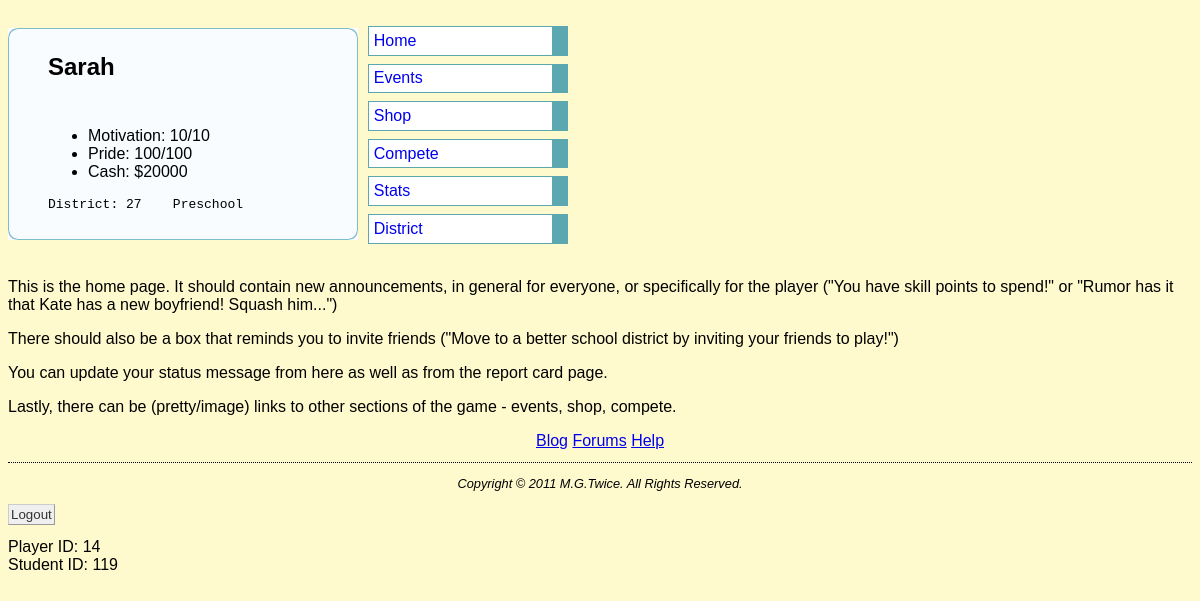
Before: /main.php (signed in) with the older database file.
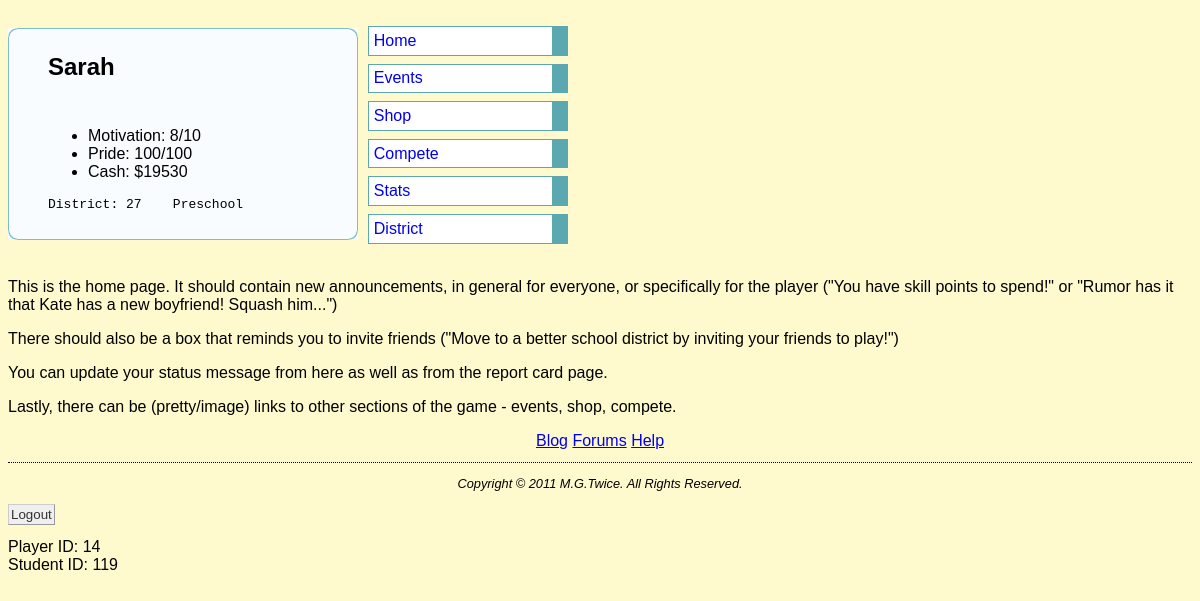
After: the same page with the newer database file.
### tables this page shows
CREATE TABLE `characters` (
  `name` varchar(20) NOT NULL,
  `gender` binary(1) NOT NULL,
  `gradeLevel` tinyint(2) NOT NULL DEFAULT '-1',
  `inappropriate` binary(1) DEFAULT NULL,
  `cash` mediumint(8) unsigned NOT NULL DEFAULT '20000',
  `maxBattle` tinyint(3) unsigned NOT NULL DEFAULT '3',
  `currBattle` tinyint(3) unsigned NOT NULL DEFAULT '3',
  `maxMotivation` tinyint(3) unsigned NOT NULL DEFAULT '10',
  `currMotivation` tinyint(3) unsigned NOT NULL DEFAULT '10',
  `maxPride` mediumint(8) unsigned NOT NULL DEFAULT '100',
  `currPride` mediumint(8) unsigned NOT NULL DEFAULT '100',
  `numWon` mediumint(8) unsigned NOT NULL DEFAULT '0',
  `numLost` mediumint(8) unsigned NOT NULL DEFAULT '0',
  `skillPoints` tinyint(3) unsigned NOT NULL DEFAULT '0',
  `burnoutTimer` datetime DEFAULT NULL,
  `round` tinyint(3) unsigned NOT NULL DEFAULT '0',
  `studentID` int(10) unsigned NOT NULL AUTO_INCREMENT,
  `pianoMultiplier` float NOT NULL DEFAULT '1',
  `pianoSkillLevel` tinyint(3) unsigned NOT NULL DEFAULT '1',
  `violinMultiplier` float NOT NULL DEFAULT '1',
  `violinSkillLevel` tinyint(3) unsigned NOT NULL DEFAULT '1',
  `athleticsMultiplier` float NOT NULL DEFAULT '1',
  `athleticsSkillLevel` tinyint(3) unsigned NOT NULL DEFAULT '1',
  `danceMultiplier` float NOT NULL DEFAULT '1',
  `danceSkillLevel` tinyint(3) unsigned NOT NULL DEFAULT '1',
  `languageMultiplier` float NOT NULL DEFAULT '1',
  `languageSkillLevel` tinyint(3) unsigned NOT NULL DEFAULT '1',
  `scienceMultiplier` float NOT NULL DEFAULT '1',
  `scienceSkillLevel` tinyint(3) unsigned NOT NULL DEFAULT '1',
  `mathMultiplier` float NOT NULL DEFAULT '1',
  `mathSkillLevel` tinyint(3) unsigned NOT NULL DEFAULT '1',
  `historyMultiplier` float NOT NULL DEFAULT '1',
  `historySkillLevel` tinyint(3) unsigned NOT NULL DEFAULT '1',
  `chineseMultiplier` float NOT NULL DEFAULT '1',
  `chineseSkillLevel` tinyint(3) unsigned NOT NULL DEFAULT '1',
  `chineseEXP` smallint(5) unsigned NOT NULL DEFAULT '0',
  `mathEXP` smallint(5) unsigned NOT NULL DEFAULT '0',
  `languageEXP` smallint(5) unsigned NOT NULL DEFAULT '0',
  `scienceEXP` smallint(5) unsigned NOT NULL DEFAULT '0',
  `historyEXP` smallint(5) unsigned NOT NULL DEFAULT '0',
  `athleticsEXP` smallint(5) unsigned NOT NULL DEFAULT '0',
  `danceEXP` smallint(5) unsigned NOT NULL DEFAULT '0',
  `violinEXP` smallint(5) unsigned NOT NULL DEFAULT '0',
  `pianoEXP` smallint(5) unsigned NOT NULL DEFAULT '0',
  `lastAction` int(10) unsigned DEFAULT NULL,
  PRIMARY KEY (`studentID`),
  UNIQUE KEY `name_2` (`name`),
  KEY `name` (`name`),
  KEY `inappropriate` (`inappropriate`)
);

CREATE TABLE `accounts` (
  `playerID` int(10) unsigned NOT NULL AUTO_INCREMENT,
  `password` varchar(20) NOT NULL,
  `studentID` int(10) unsigned NOT NULL,
  PRIMARY KEY (`playerID`),
  KEY `studentID` (`studentID`)
);

### botm_functions.php (called while the page is built, shortened)
<?php
  function queryMysql($query) {
    $result = mysql_query($query) or die(mysql_error());
    return $result;
  }
?>

### main.php (the view)
<?php
  require_once 'header.php';
  echo <<<_HTML
<p>This is the home page. It should contain new announcements, in general for everyone, or specifically for the player ("You have skill points to spend!" or "Rumor has it that Kate has a new boyfriend! Squash him...")
<p>There should also be a box that reminds you to invite friends ("Move to a better school district by inviting your friends to play!")
<p>You can update your status message from here as well as from the report card page.
<p>Lastly, there can be (pretty/image) links to other sections of the game - events, shop, compete.
<center><a href="blog.html">Blog</a>
        <a href="forums.html">Forums</a>
        <a href="help.html">Help</a>
<address>Copyright &copy 2011 M.G.Twice. All Rights Reserved.</address>
</center>
<form action="logout.php" method="post"><pre>
<input type="submit" value="Logout" />
</pre></form>
Player ID: $playerID<br>
Student ID: $studentID
</body>
</html>
_HTML;
?>

### header.php (shortened to what this page needs)
<?php
  require_once 'botm_functions.php';
  if(isset($_SESSION['playerID'])) {
    $playerID = $_SESSION['playerID'];
    $query = "SELECT * FROM accounts WHERE playerID='$playerID'";
    $result = queryMysql($query);
    $row = mysql_fetch_array($result);
    $studentID = $row['studentID'];
    $query = "SELECT * FROM characters WHERE studentID='$studentID'";
    $result = queryMysql($query);
    $row = mysql_fetch_array($result);
    $characterName          = $row['name'];
    $currMotivation         = $row['currMotivation'];
    $maxMotivation          = $row['maxMotivation'];
    $currPride              = $row['currPride'];
    $maxPride               = $row['maxPride'];
    $cash                   = $row['cash'];
    $gradeLevel             = $row['gradeLevel'];
    if ($gradeLevel == -1) {
      $gradeString = 'Preschool';
    }
    elseif ($gradeLevel == 0) {
      $gradeString = 'Kindergarten';
    }
    else {
      $gradeString = 'Grade: ' . "$gradeLevel";
    }
  }
  else {
    header( 'Location: logout.php' );
  }
  echo <<<_HTML
<!DOCTYPE html PUBLIC "-//W3C//DTD HTML 4.01//EN">
<html>
 <head>
  <title>Battle of the Tiger Moms</title>
  <link rel="stylesheet" href="styles/style.css">
 </head>
<body>
<div class="topbar">
<div class="cssbox">
<div class="cssbox_head"><h2 align="left">$characterName</h2></div>
<div class="cssbox_body">
<ul class = "stats">
  <li>Motivation: <span id="currMotivation">$currMotivation</span>/<span id="maxMotivation">$maxMotivation</span>
  <li>Pride: <span id="currPride">$currPride</span>/<span id="maxPride">$maxPride</span>
  <li>Cash: $<span id="cash">$cash</span>
</ul>
<pre>District: 27	<span id="gradeString">$gradeString</span></pre></div>
</div>
<ul class="navbar">
  <li><a href="main.php">Home</a>
  <li><a href="events.php">Events</a>
  <li><a href="shop.html">Shop</a>
  <li><a href="compete.html">Compete</a>
  <li><a href="reportcard.html">Stats</a>
  <li><a href="district.html">District</a>
</ul>
</div>
_HTML;
?>

### styles/style.css (style rules this page uses)
body { padding-left: 0; font-family: Verdana, Helvetica, Arial, sans-serif; font-size: .9em color: black; background-color: #FFFACD; }
input { margin: 5 5 5 0; padding: 2px; border: 1px solid #999999; border-top-color: #CCCCCC; border-left-color: #CCCCCC; color: #333333; font-size: 13px -moz-border-radius: 3px; }
.topbar { overflow: auto; width: 100% }
.cssbox, .cssbox_body, .cssbox_head, .cssbox_head h2 { background: transparent url(i/img.php.png) no-repeat bottom right }
.cssbox { float: left; width: 335px !important; width: 320px; padding-right:15px; margin:20px auto }
.cssbox_head { background-position:top right; margin-right:-15px; padding-right:40px }
.cssbox_head h2 { background-position:top left; margin:0; border:0; padding:25px 0 15px 40px; height:auto !important; height:1% }
.cssbox_body { background-position:bottom left; margin-right:25px; padding:15px 0 15px 40px }
ul.navbar { float: left; list-style-type: none; width: 200px; padding: 10px; margin: 0; }
ul.navbar li { background: #FFFFFF; margin: .5em 0; padding: .3em; border-right: 1em solid #5CA8B1; border-left: 1px solid #5CA8B1; border-top: 1px solid #5CA8B1; border-bottom: 1px solid #5CA8B1; }
ul.navbar a { text-decoration: none }
h2 { font-family: Verdana, Helvetica, Arial, SunSans-Regular, sans-serif }
address { font-size:.8em; margin-top: 1em; padding-top: 1em; border-top: thin dotted }

Changed rows visible on the page:
changed characters "Sarah": currMotivation "10" → "8"; cash "20000" → "19530"
